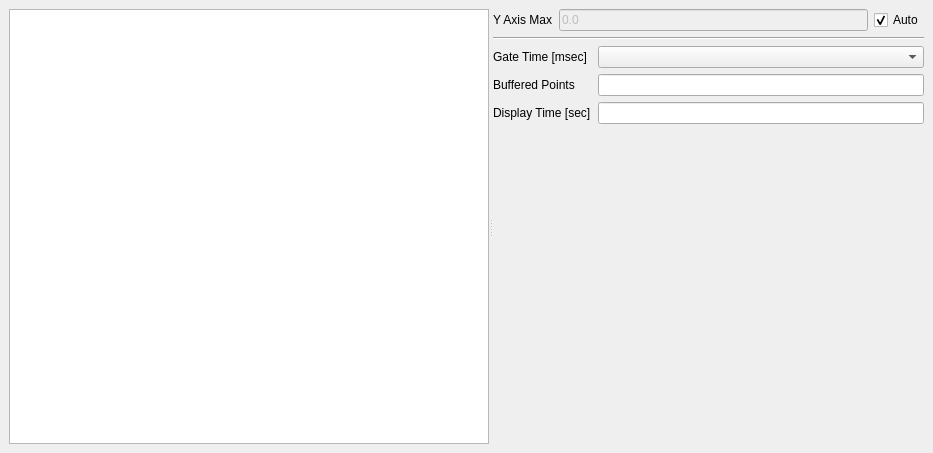
<?xml version="1.0" encoding="UTF-8"?>
<ui version="4.0">
 <class>MainWindow</class>
 <widget class="QMainWindow" name="MainWindow">
  <property name="geometry">
   <rect>
    <x>0</x>
    <y>0</y>
    <width>933</width>
    <height>453</height>
   </rect>
  </property>
  <property name="windowTitle">
   <string>MainWindow</string>
  </property>
  <widget class="QWidget" name="centralwidget">
   <layout class="QHBoxLayout" name="horizontalLayout_2">
    <item>
     <widget class="QSplitter" name="splitter">
      <property name="orientation">
       <enum>Qt::Horizontal</enum>
      </property>
      <widget class="PlotWidget" name="graphicsView"/>
      <widget class="QWidget" name="">
       <layout class="QVBoxLayout" name="verticalLayout">
        <item>
         <layout class="QHBoxLayout" name="horizontalLayout">
          <item>
           <widget class="QLabel" name="label">
            <property name="text">
             <string>Y Axis Max</string>
            </property>
           </widget>
          </item>
          <item>
           <widget class="QLineEdit" name="y_range_form">
            <property name="enabled">
             <bool>false</bool>
            </property>
            <property name="text">
             <string>0.0</string>
            </property>
            <property name="clearButtonEnabled">
             <bool>false</bool>
            </property>
           </widget>
          </item>
          <item>
           <widget class="QCheckBox" name="y_range_auto">
            <property name="text">
             <string>Auto</string>
            </property>
            <property name="checked">
             <bool>true</bool>
            </property>
           </widget>
          </item>
         </layout>
        </item>
        <item>
         <widget class="Line" name="line">
          <property name="orientation">
           <enum>Qt::Horizontal</enum>
          </property>
         </widget>
        </item>
        <item>
         <layout class="QGridLayout" name="gridLayout_2">
          <property name="horizontalSpacing">
           <number>7</number>
          </property>
          <item row="0" column="1">
           <widget class="QComboBox" name="gate_time_select"/>
          </item>
          <item row="1" column="0">
           <widget class="QLabel" name="label_4">
            <property name="text">
             <string>Buffered Points</string>
            </property>
           </widget>
          </item>
          <item row="0" column="0">
           <widget class="QLabel" name="label_3">
            <property name="text">
             <string>Gate Time [msec]</string>
            </property>
           </widget>
          </item>
          <item row="1" column="1">
           <widget class="QLineEdit" name="buffer_size_form"/>
          </item>
          <item row="2" column="1">
           <widget class="QLineEdit" name="display_secs_form">
            <property name="text">
             <string/>
            </property>
           </widget>
          </item>
          <item row="2" column="0">
           <widget class="QLabel" name="label_5">
            <property name="text">
             <string>Display Time [sec]</string>
            </property>
           </widget>
          </item>
         </layout>
        </item>
        <item>
         <spacer name="verticalSpacer_3">
          <property name="orientation">
           <enum>Qt::Vertical</enum>
          </property>
          <property name="sizeHint" stdset="0">
           <size>
            <width>20</width>
            <height>40</height>
           </size>
          </property>
         </spacer>
        </item>
       </layout>
      </widget>
     </widget>
    </item>
   </layout>
  </widget>
 </widget>
 <customwidgets>
  <customwidget>
   <class>PlotWidget</class>
   <extends>QGraphicsView</extends>
   <header>pyqtgraph</header>
  </customwidget>
 </customwidgets>
 <resources/>
 <connections/>
</ui>
